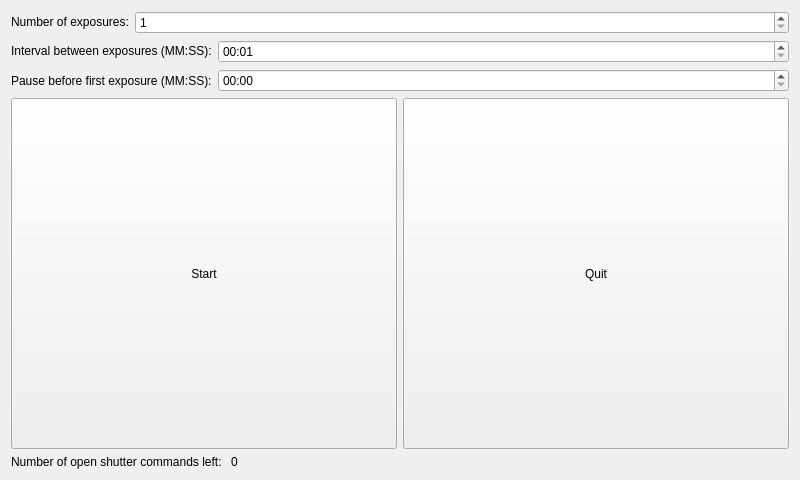
<?xml version="1.0" encoding="UTF-8"?>
<ui version="4.0">
 <class>PIRIntervalometerForm</class>
 <widget class="QWidget" name="PIRIntervalometerForm">
  <property name="geometry">
   <rect>
    <x>0</x>
    <y>0</y>
    <width>800</width>
    <height>480</height>
   </rect>
  </property>
  <property name="windowTitle">
   <string>Form</string>
  </property>
  <layout class="QVBoxLayout" name="verticalLayout">
   <item>
    <layout class="QHBoxLayout" name="horizontalLayout_2">
     <item>
      <widget class="QLabel" name="quantityLabel">
       <property name="sizePolicy">
        <sizepolicy hsizetype="Fixed" vsizetype="Fixed">
         <horstretch>0</horstretch>
         <verstretch>0</verstretch>
        </sizepolicy>
       </property>
       <property name="text">
        <string>Number of exposures:</string>
       </property>
      </widget>
     </item>
     <item>
      <widget class="QSpinBox" name="quantitySpinBox">
       <property name="minimum">
        <number>1</number>
       </property>
       <property name="maximum">
        <number>999</number>
       </property>
      </widget>
     </item>
    </layout>
   </item>
   <item>
    <layout class="QHBoxLayout" name="horizontalLayout">
     <item>
      <widget class="QLabel" name="intervalLabel">
       <property name="sizePolicy">
        <sizepolicy hsizetype="Fixed" vsizetype="Fixed">
         <horstretch>0</horstretch>
         <verstretch>0</verstretch>
        </sizepolicy>
       </property>
       <property name="text">
        <string>Interval between exposures (MM:SS):</string>
       </property>
      </widget>
     </item>
     <item>
      <widget class="QTimeEdit" name="intervalTimeEdit">
       <property name="minimumTime">
        <time>
         <hour>0</hour>
         <minute>0</minute>
         <second>1</second>
        </time>
       </property>
       <property name="currentSection">
        <enum>QDateTimeEdit::SecondSection</enum>
       </property>
       <property name="displayFormat">
        <string>mm:ss</string>
       </property>
      </widget>
     </item>
    </layout>
   </item>
   <item>
    <layout class="QHBoxLayout" name="horizontalLayout_5">
     <item>
      <widget class="QLabel" name="pauseLabel">
       <property name="sizePolicy">
        <sizepolicy hsizetype="Fixed" vsizetype="Preferred">
         <horstretch>0</horstretch>
         <verstretch>0</verstretch>
        </sizepolicy>
       </property>
       <property name="text">
        <string>Pause before first exposure (MM:SS):</string>
       </property>
      </widget>
     </item>
     <item>
      <widget class="QTimeEdit" name="pauseTimeEdit">
       <property name="currentSection">
        <enum>QDateTimeEdit::SecondSection</enum>
       </property>
       <property name="displayFormat">
        <string>mm:ss</string>
       </property>
      </widget>
     </item>
    </layout>
   </item>
   <item>
    <layout class="QHBoxLayout" name="horizontalLayout_3">
     <item>
      <widget class="QPushButton" name="startPushButton">
       <property name="sizePolicy">
        <sizepolicy hsizetype="Minimum" vsizetype="Expanding">
         <horstretch>0</horstretch>
         <verstretch>0</verstretch>
        </sizepolicy>
       </property>
       <property name="text">
        <string>Start</string>
       </property>
      </widget>
     </item>
     <item>
      <widget class="QPushButton" name="quitPushButton">
       <property name="sizePolicy">
        <sizepolicy hsizetype="Minimum" vsizetype="Expanding">
         <horstretch>0</horstretch>
         <verstretch>0</verstretch>
        </sizepolicy>
       </property>
       <property name="text">
        <string>Quit</string>
       </property>
      </widget>
     </item>
    </layout>
   </item>
   <item>
    <layout class="QHBoxLayout" name="horizontalLayout_4">
     <item>
      <widget class="QLabel" name="statusLabel">
       <property name="sizePolicy">
        <sizepolicy hsizetype="Fixed" vsizetype="Preferred">
         <horstretch>0</horstretch>
         <verstretch>0</verstretch>
        </sizepolicy>
       </property>
       <property name="text">
        <string>Number of open shutter commands left: </string>
       </property>
      </widget>
     </item>
     <item>
      <widget class="QLabel" name="numberLeftLabel">
       <property name="text">
        <string>0</string>
       </property>
      </widget>
     </item>
    </layout>
   </item>
  </layout>
 </widget>
 <resources/>
 <connections>
  <connection>
   <sender>PIRIntervalometerForm</sender>
   <signal>openShutterEnabled(bool)</signal>
   <receiver>startPushButton</receiver>
   <slot>setEnabled(bool)</slot>
   <hints>
    <hint type="sourcelabel">
     <x>399</x>
     <y>239</y>
    </hint>
    <hint type="destinationlabel">
     <x>205</x>
     <y>264</y>
    </hint>
   </hints>
  </connection>
  <connection>
   <sender>PIRIntervalometerForm</sender>
   <signal>openShutterEnabled(bool)</signal>
   <receiver>quitPushButton</receiver>
   <slot>setEnabled(bool)</slot>
   <hints>
    <hint type="sourcelabel">
     <x>399</x>
     <y>239</y>
    </hint>
    <hint type="destinationlabel">
     <x>594</x>
     <y>264</y>
    </hint>
   </hints>
  </connection>
 </connections>
 <slots>
  <signal>openShutterEnabled(bool)</signal>
 </slots>
</ui>
